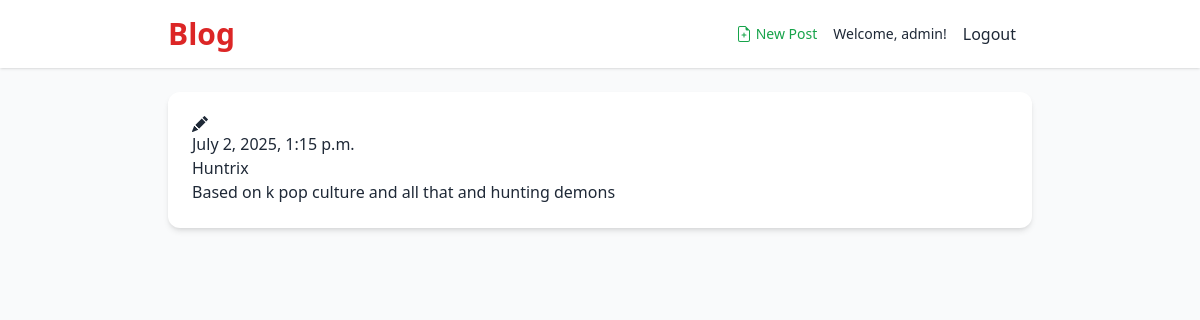
The app's page /post/5/ (signed in) with its own data.
### blog/models.py (models this page shows, shortened)
class Post(models.Model):
    author = models.ForeignKey(settings.AUTH_USER_MODEL, on_delete=models.CASCADE)
    title = models.CharField(max_length=200)
    text = models.TextField()
    image = models.ImageField(upload_to='post_images/', blank=True, null=True)
    created_date = models.DateTimeField(default=timezone.now)
    published_date = models.DateTimeField(blank=True, null=True)

### blog/views.py (the view)
# urls.py: path('post/<int:pk>/', views.post_detail, name='post_detail'),
def post_detail(request, pk):
    post = get_object_or_404(Post, pk=pk)
    return render(request, 'blog/post_detail.html', {'post': post})

### blog/templates/blog/post_detail.html (shortened to what this page needs)
{% extends 'blog/base.html' %} {% block content %}
<article class="post">
  <aside class="actions">
    {% if user.is_authenticated %}
    <a class="btn btn-secondary" href="{% url 'post_edit' pk=post.pk %}">
    </a>
    {% endif %}
  </aside>
  {% if post.published_date %}
  <time class="date"> {{ post.published_date }} </time>
  {% endif %}
  <h2>{{ post.title }}</h2>
  <p>{{ post.text|linebreaksbr }}</p>
</article>
{% endblock %}

### blog/templates/blog/base.html (shortened to what this page needs)
{% load static %}
<!DOCTYPE html>
<html lang="en">
  <head>
    <script src="https://cdn.tailwindcss.com"></script>
  </head>
  <body class="bg-gray-50 text-gray-800 font-sans">
    <header class="bg-white shadow">
      <div
        class="max-w-4xl mx-auto px-4 py-4 flex justify-between items-center"
      >
        <h1 class="text-3xl font-bold text-red-600">
          <a href="/">Blog</a>
        </h1>
        <div class="flex items-center space-x-4">
          {% if user.is_authenticated %}
          <a
            href="{% url 'post_new'%}"
            class="text-sm text-green-600 hover:underline flex items-center gap-1"
          >
            {% include "./icons/file-earmark-plus.svg" %} New Post
          </a>
          <p class="text-sm">
            Welcome, <span class="font-medium">{{ user.username }}</span>!
            <form method="POST" action="{% url "logout" %}" style="display: inline;" >
              <button class="btn btn-link" style="border: none; background: none;">
                Logout
              </button>
            </form>
          </p>
          {% else %}
          <a href="{% url "login" %}" class="text-sm text-blue-600 hover:underline">Login </a>
          {% endif %}
        </div>
      </div>
    </header>
    <main class="max-w-4xl mx-auto px-4 py-6">
      <div class="bg-white shadow-md rounded-xl p-6">
        {% block content %}{% endblock %}
      </div>
    </main>
  </body>
</html>

### records on screen
Post: published_date "July 2, 2025, 1:15 p.m.", title "Huntrix", text "Based on k pop culture and all that and hunting demons"

### other values on screen
{{ user.username }} "admin"
